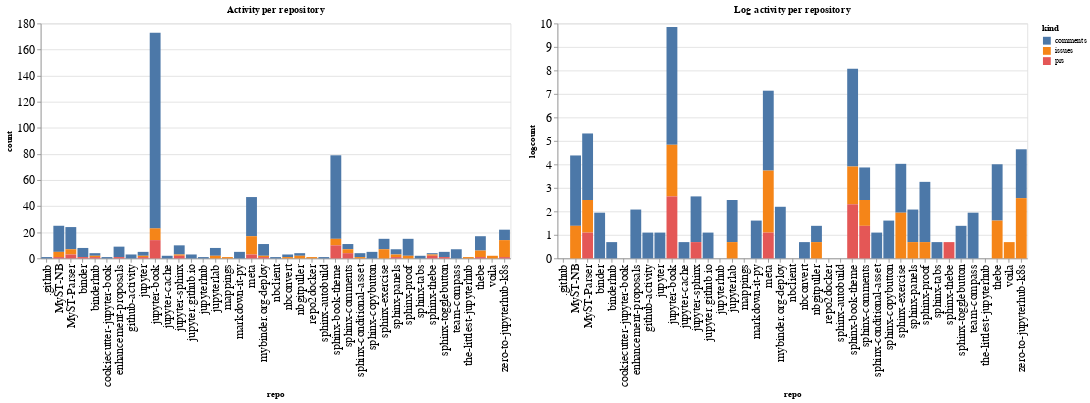

Source (notebook cell):
### Code cell
ch1 = alt.Chart(repo_summaries, width=600, title="Activity per repository").mark_bar().encode(
    x='repo',
    y='count',
    color='kind',
    tooltip="kind"
)

ch2 = alt.Chart(repo_summaries, width=600, title="Log activity per repository").mark_bar().encode(
    x='repo',
    y='logcount',
    color='kind',
    tooltip="kind"
)

ch1 | ch2

### Figure 1 — Vega-Lite specification as saved in the notebook (floating-point values rounded to 4 significant figures)
{"config": {"axisLeft": {"labelFontSize": 15}, "axisBottom": {"labelFontSize": 15}}, "hconcat": [{"mark": "bar", "encoding": {"color": {"type": "nominal", "field": "kind"}, "tooltip": {"type": "nominal", "field": "kind"}, "x": {"type": "nominal", "field": "repo"}, "y": {"type": "quantitative", "field": "count"}}, "title": "Activity per repository", "width": 600}, {"mark": "bar", "encoding": {"color": {"type": "nominal", "field": "kind"}, "tooltip": {"type": "nominal", "field": "kind"}, "x": {"type": "nominal", "field": "repo"}, "y": {"type": "quantitative", "field": "logcount"}}, "title": "Log activity per repository", "width": 600}], "data": {"name": "data-86292a8cda856be5a188cfcf46424d97"}, "$schema": "https://vega.github.io/schema/vega-lite/v4.8.1.json", "datasets": {"data-86292a8cda856be5a188cfcf46424d97": [{"repo": ".github", "kind": "comments", "count": 1, "logcount": 0.0}, {"repo": "MyST-NB", "kind": "comments", "count": 20, "logcount": 2.996}, {"repo": "MyST-NB", "kind": "issues", "count": 4, "logcount": 1.386}, {"repo": "MyST-NB", "kind": "prs", "count": 1, "logcount": 0.0}, {"repo": "MyST-Parser", "kind": "comments", "count": 17, "logcount": 2.833}, {"repo": "MyST-Parser", "kind": "issues", "count": 4, "logcount": 1.386}, {"repo": "MyST-Parser", "kind": "prs", "count": 3, "logcount": 1.099}, {"repo": "binder", "kind": "comments", "count": 7, "logcount": 1.946}, {"repo": "binder", "kind": "prs", "count": 1, "logcount": 0.0}, {"repo": "binderhub", "kind": "comments", "count": 2, "logcount": 0.6931}, {"repo": "binderhub", "kind": "issues", "count": 1, "logcount": 0.0}, {"repo": "binderhub", "kind": "prs", "count": 1, "logcount": 0.0}, {"repo": "cookiecutter-jupyter-book", "kind": "comments", "count": 1, "logcount": 0.0}, {"repo": "enhancement-proposals", "kind": "comments", "count": 8, "logcount": 2.079}, {"repo": "enhancement-proposals", "kind": "prs", "count": 1, "logcount": 0.0}, {"repo": "github-activity", "kind": "comments", "count": 3, "logcount": 1.099}, {"repo": "jupyter", "kind": "comments", "count": 3, "logcount": 1.099}, {"repo": "jupyter", "kind": "issues", "count": 1, "logcount": 0.0}, {"repo": "jupyter", "kind": "prs", "count": 1, "logcount": 0.0}, {"repo": "jupyter-book", "kind": "comments", "count": 150, "logcount": 5.011}, {"repo": "jupyter-book", "kind": "issues", "count": 9, "logcount": 2.197}, {"repo": "jupyter-book", "kind": "prs", "count": 14, "logcount": 2.639}, {"repo": "jupyter-cache", "kind": "comments", "count": 2, "logcount": 0.6931}, {"repo": "jupyter-sphinx", "kind": "comments", "count": 7, "logcount": 1.946}, {"repo": "jupyter-sphinx", "kind": "issues", "count": 1, "logcount": 0.0}, {"repo": "jupyter-sphinx", "kind": "prs", "count": 2, "logcount": 0.6931}, {"repo": "jupyter.github.io", "kind": "comments", "count": 3, "logcount": 1.099}, {"repo": "jupyterhub", "kind": "comments", "count": 1, "logcount": 0.0}, {"repo": "jupyterlab", "kind": "comments", "count": 6, "logcount": 1.792}, {"repo": "jupyterlab", "kind": "issues", "count": 2, "logcount": 0.6931}, {"repo": "mappings", "kind": "issues", "count": 1, "logcount": 0.0}, {"repo": "markdown-it-py", "kind": "comments", "count": 5, "logcount": 1.609}, {"repo": "meta", "kind": "comments", "count": 30, "logcount": 3.401}, {"repo": "meta", "kind": "issues", "count": 14, "logcount": 2.639}, {"repo": "meta", "kind": "prs", "count": 3, "logcount": 1.099}, {"repo": "mybinder.org-deploy", "kind": "comments", "count": 9, "logcount": 2.197}, {"repo": "mybinder.org-deploy", "kind": "issues", "count": 1, "logcount": 0.0}, {"repo": "mybinder.org-deploy", "kind": "prs", "count": 1, "logcount": 0.0}, {"repo": "nbclient", "kind": "comments", "count": 1, "logcount": 0.0}, {"repo": "nbconvert", "kind": "comments", "count": 2, "logcount": 0.6931}, {"repo": "nbconvert", "kind": "issues", "count": 1, "logcount": 0.0}, {"repo": "nbgitpuller", "kind": "comments", "count": 2, "logcount": 0.6931}, {"repo": "nbgitpuller", "kind": "issues", "count": 2, "logcount": 0.6931}, {"repo": "repo2docker", "kind": "issues", "count": 1, "logcount": 0.0}, {"repo": "sphinx-autobuild", "kind": "comments", "count": 1, "logcount": 0.0}, {"repo": "sphinx-book-theme", "kind": "comments", "count": 64, "logcount": 4.159}, {"repo": "sphinx-book-theme", "kind": "issues", "count": 5, "logcount": 1.609}, {"repo": "sphinx-book-theme", "kind": "prs", "count": 10, "logcount": 2.303}, {"repo": "sphinx-comments", "kind": "comments", "count": 4, "logcount": 1.386}, {"repo": "sphinx-comments", "kind": "issues", "count": 3, "logcount": 1.099}, {"repo": "sphinx-comments", "kind": "prs", "count": 4, "logcount": 1.386}, {"repo": "sphinx-conditional-asset", "kind": "comments", "count": 3, "logcount": 1.099}, {"repo": "sphinx-conditional-asset", "kind": "issues", "count": 1, "logcount": 0.0}, {"repo": "sphinx-copybutton", "kind": "comments", "count": 5, "logcount": 1.609}, {"repo": "sphinx-exercise", "kind": "comments", "count": 8, "logcount": 2.079}, {"repo": "sphinx-exercise", "kind": "issues", "count": 7, "logcount": 1.946}, {"repo": "sphinx-panels", "kind": "comments", "count": 4, "logcount": 1.386}, {"repo": "sphinx-panels", "kind": "issues", "count": 2, "logcount": 0.6931}, {"repo": "sphinx-panels", "kind": "prs", "count": 1, "logcount": 0.0}, {"repo": "sphinx-proof", "kind": "comments", "count": 13, "logcount": 2.565}, {"repo": "sphinx-proof", "kind": "issues", "count": 2, "logcount": 0.6931}, {"repo": "sphinx-tabs", "kind": "comments", "count": 2, "logcount": 0.6931}, {"repo": "sphinx-thebe", "kind": "comments", "count": 1, "logcount": 0.0}, {"repo": "sphinx-thebe", "kind": "issues", "count": 1, "logcount": 0.0}, {"repo": "sphinx-thebe", "kind": "prs", "count": 2, "logcount": 0.6931}, {"repo": "sphinx-togglebutton", "kind": "comments", "count": 4, "logcount": 1.386}, {"repo": "sphinx-togglebutton", "kind": "prs", "count": 1, "logcount": 0.0}, {"repo": "team-compass", "kind": "comments", "count": 7, "logcount": 1.946}, {"repo": "the-littlest-jupyterhub", "kind": "issues", "count": 1, "logcount": 0.0}, {"repo": "thebe", "kind": "comments", "count": 11, "logcount": 2.398}, {"repo": "thebe", "kind": "issues", "count": 5, "logcount": 1.609}, {"repo": "thebe", "kind": "prs", "count": 1, "logcount": 0.0}, {"repo": "voila", "kind": "issues", "count": 2, "logcount": 0.6931}, {"repo": "zero-to-jupyterhub-k8s", "kind": "comments", "count": 8, "logcount": 2.079}, {"repo": "zero-to-jupyterhub-k8s", "kind": "issues", "count": 13, "logcount": 2.565}, {"repo": "zero-to-jupyterhub-k8s", "kind": "prs", "count": 1, "logcount": 0.0}]}}
